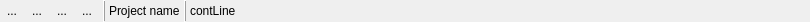
<?xml version="1.0" encoding="UTF-8"?>
<ui version="4.0">
 <class>gams::studio::gamscom::DebugWidget</class>
 <widget class="QWidget" name="gams::studio::gamscom::DebugWidget">
  <property name="geometry">
   <rect>
    <x>0</x>
    <y>0</y>
    <width>810</width>
    <height>22</height>
   </rect>
  </property>
  <property name="windowTitle">
   <string>Form</string>
  </property>
  <layout class="QHBoxLayout" name="horizontalLayout">
   <property name="spacing">
    <number>1</number>
   </property>
   <property name="leftMargin">
    <number>0</number>
   </property>
   <property name="topMargin">
    <number>0</number>
   </property>
   <property name="rightMargin">
    <number>4</number>
   </property>
   <property name="bottomMargin">
    <number>0</number>
   </property>
   <item>
    <widget class="QToolButton" name="tbRun">
     <property name="toolTip">
      <string>Continue running</string>
     </property>
     <property name="text">
      <string>...</string>
     </property>
     <property name="icon">
      <iconset resource="../../icons/icons.qrc">
       <normaloff>:/solid/play</normaloff>:/solid/play</iconset>
     </property>
     <property name="autoRaise">
      <bool>true</bool>
     </property>
    </widget>
   </item>
   <item>
    <widget class="QToolButton" name="tbStep">
     <property name="toolTip">
      <string>Step to the next possible line</string>
     </property>
     <property name="text">
      <string>...</string>
     </property>
     <property name="icon">
      <iconset resource="../../icons/icons.qrc">
       <normaloff>:/solid/step</normaloff>:/solid/step</iconset>
     </property>
     <property name="autoRaise">
      <bool>true</bool>
     </property>
    </widget>
   </item>
   <item>
    <widget class="QToolButton" name="tbPause">
     <property name="toolTip">
      <string>Pause at the next possible line</string>
     </property>
     <property name="text">
      <string>...</string>
     </property>
     <property name="icon">
      <iconset resource="../../icons/icons.qrc">
       <normaloff>:/solid/pause</normaloff>:/solid/pause</iconset>
     </property>
     <property name="autoRaise">
      <bool>true</bool>
     </property>
    </widget>
   </item>
   <item>
    <widget class="QToolButton" name="tbStop">
     <property name="toolTip">
      <string>Stops the execution</string>
     </property>
     <property name="text">
      <string>...</string>
     </property>
     <property name="icon">
      <iconset resource="../../icons/icons.qrc">
       <normaloff>:/solid/kill</normaloff>:/solid/kill</iconset>
     </property>
     <property name="autoRaise">
      <bool>true</bool>
     </property>
    </widget>
   </item>
   <item>
    <widget class="QFrame" name="frame">
     <property name="minimumSize">
      <size>
       <width>8</width>
       <height>0</height>
      </size>
     </property>
     <property name="maximumSize">
      <size>
       <width>8</width>
       <height>16777215</height>
      </size>
     </property>
     <property name="frameShape">
      <enum>QFrame::Shape::VLine</enum>
     </property>
     <property name="frameShadow">
      <enum>QFrame::Shadow::Raised</enum>
     </property>
    </widget>
   </item>
   <item>
    <widget class="QLabel" name="laInfo">
     <property name="text">
      <string>Project name</string>
     </property>
    </widget>
   </item>
   <item>
    <widget class="QFrame" name="frame_2">
     <property name="minimumSize">
      <size>
       <width>8</width>
       <height>0</height>
      </size>
     </property>
     <property name="maximumSize">
      <size>
       <width>8</width>
       <height>16777215</height>
      </size>
     </property>
     <property name="frameShape">
      <enum>QFrame::Shape::VLine</enum>
     </property>
     <property name="frameShadow">
      <enum>QFrame::Shadow::Raised</enum>
     </property>
    </widget>
   </item>
   <item>
    <widget class="QLabel" name="laContLine">
     <property name="text">
      <string>contLine</string>
     </property>
    </widget>
   </item>
   <item>
    <spacer name="horizontalSpacer">
     <property name="orientation">
      <enum>Qt::Orientation::Horizontal</enum>
     </property>
     <property name="sizeHint" stdset="0">
      <size>
       <width>40</width>
       <height>20</height>
      </size>
     </property>
    </spacer>
   </item>
  </layout>
 </widget>
 <resources>
  <include location="../../icons/icons.qrc"/>
 </resources>
 <connections/>
</ui>
